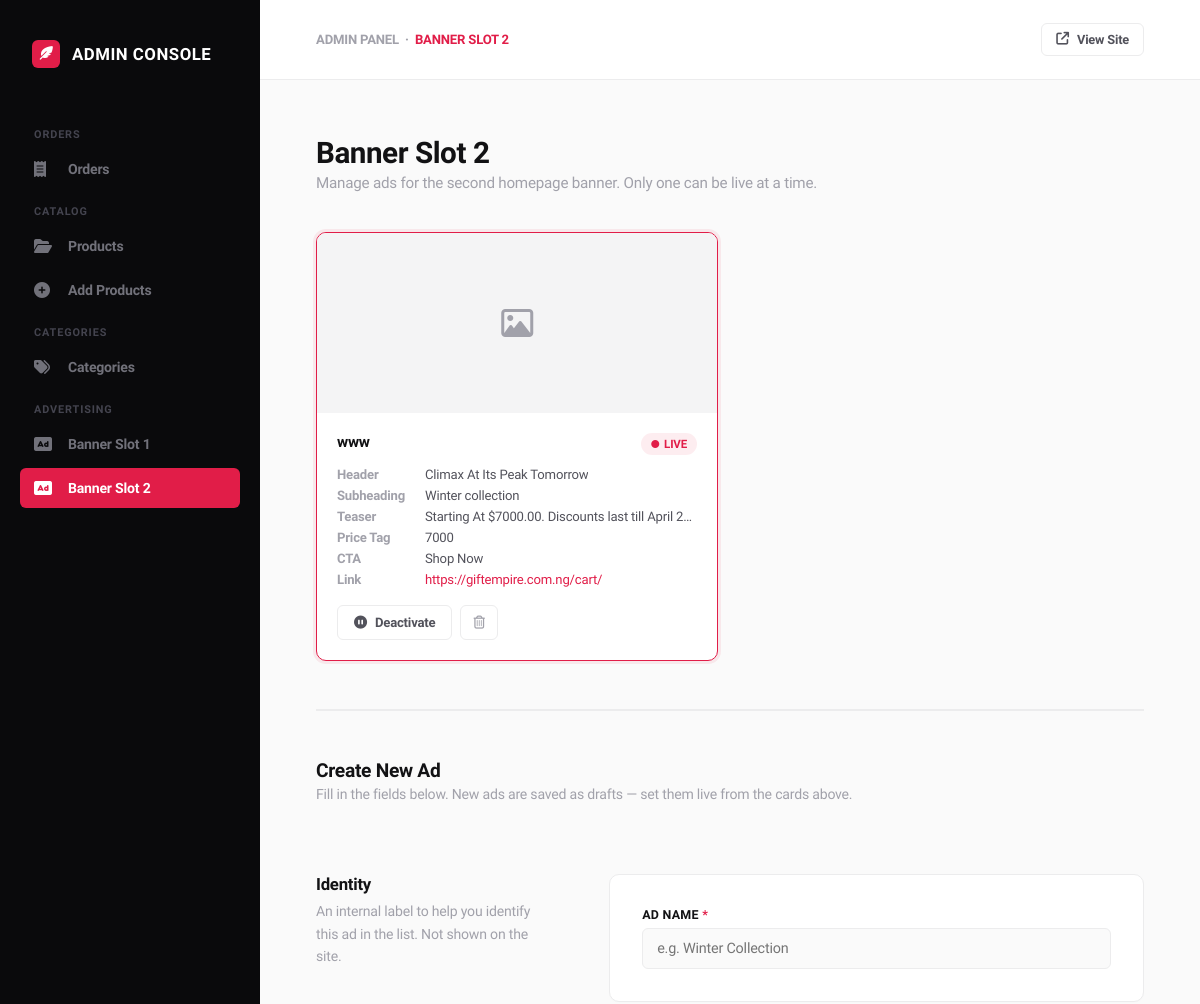
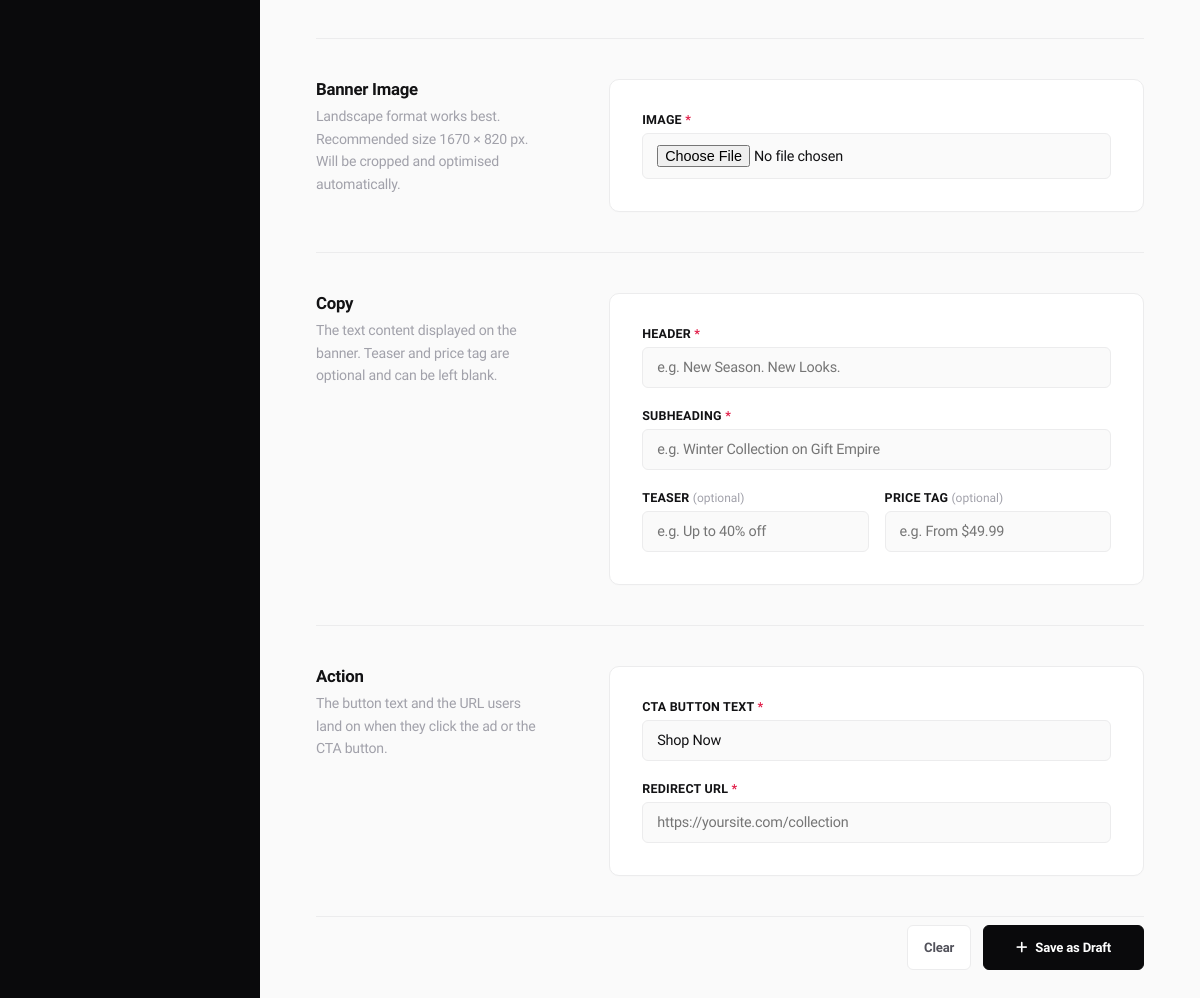
Screenshot of /banner-ads-2/ (signed in) with the database file from the repository (2 pictures, top to bottom).
### ecommerce/models.py (models this page shows, shortened)
class BannerAd2(models.Model):
    name = models.CharField(
        max_length=255,
        help_text="Internal label for this ad (not shown on site)"
    )
    image = CloudinaryField('image')
    header = models.CharField(max_length=255)
    subheading = models.CharField(max_length=255)
    teaser = models.CharField(max_length=255, blank=True)
    cta_text = models.CharField(max_length=100, default='Shop Now')
    price_tag = models.CharField(max_length=50, blank=True)
    redirect_url = models.URLField()
    is_active = models.BooleanField(default=False)
    created_at = models.DateTimeField(auto_now_add=True)
    updated_at = models.DateTimeField(auto_now=True)
    class Meta:
        ordering = ['-created_at']
        verbose_name = 'Banner Ad 2'
        verbose_name_plural = 'Banner Ads 2'
    @property
    def image_url(self):
        if self.image:
            return CloudinaryImage(str(self.image)).build_url(
                width=1670, height=820, crop='fill', format='webp', quality='auto'
            )
        return None

### ecommerce/views.py (the view, shortened to what this page needs)
# urls.py: path('banner-ads-2/', admin_banner_ads2, name='admin_banner_ads2'),
def admin_banner_ads2(request):
    if not request.user.is_superuser:
        messages.error(request, 'Access Denied')
        return redirect("ecommerce:home")
    ads = BannerAd2.objects.all()
    return render(request, 'Admin/admin_banner_ads2.html', {'ads': ads})

### cart/cart.py (called while the page is built)
    def total_quantities(self):
        total = 0
        for item in self.cart.values():
            if 'quantity' in item and 'quantity' in item['quantity']:
                total += item['quantity']['quantity']
        return total

### cart/context_processors.py (called while the page is built)
def cart_quantity(request):
    cart = Cart(request)
    return {'cart_qty': cart.total_quantities()}

### ecommerce/context_processors.py (called while the page is built, shortened)
def categories(request):
    active_children = Category.objects.filter(is_active=True)
    top_level = Category.objects.filter(
        parent=None,
        is_active=True
    ).prefetch_related(
        Prefetch('children', queryset=active_children)
    )
    return {'categories': top_level}

def currency(request):
    code = request.session.get('currency', 'NGN')
    rate = 1
    return {
        'current_currency': code,
        'current_currency_symbol': CURRENCY_SYMBOLS.get(code, '₦'),
        'current_currency_rate': rate,
    }

### templates/Admin/admin_banner_ads2.html (shortened to what this page needs)
{% load static %}
<!DOCTYPE html>
<html lang="en">
<head>
    <link rel="stylesheet" href="https://cdnjs.cloudflare.com/ajax/libs/font-awesome/6.4.0/css/all.min.css">
</head>
<body>
<aside class="sidebar" id="sidebar">
    <div class="brand-container">
        <div class="brand-logo"><i class="fa-solid fa-feather-pointed"></i></div>
        <div class="brand-name">Admin Console</div>
    </div>
    <ul class="nav-group" style="padding:0; list-style:none;">
        <div class="nav-label">Orders</div>
        <li>
            <a href="{% url 'ecommerce:admin_dashboard' %}?tab=orders" class="nav-item">
                <i class="fa-solid fa-receipt"></i> Orders
            </a>
        </li>
        <div class="nav-label">Catalog</div>
        <li>
            <a href="{% url 'ecommerce:admin_dashboard' %}?tab=products" class="nav-item">
                <i class="fa-solid fa-folder-open"></i> Products
            </a>
        </li>
        <li>
            <a href="{% url 'ecommerce:add_product' %}" class="nav-item">
                <i class="fa-solid fa-circle-plus"></i> Add Products
            </a>
        </li>
        <div class="nav-label">Categories</div>
        <li>
            <a href="{% url 'ecommerce:admin_dashboard' %}?tab=categories" class="nav-item">
                <i class="fa-solid fa-tags"></i> Categories
            </a>
        </li>
        <div class="nav-label">Advertising</div>
        <li>
            <a href="{% url 'ecommerce:admin_banner_ads' %}" class="nav-item">
                <i class="fa-solid fa-rectangle-ad"></i> Banner Slot 1
            </a>
        </li>
        <li>
            <a href="{% url 'ecommerce:admin_banner_ads2' %}" class="nav-item active">
                <i class="fa-solid fa-rectangle-ad"></i> Banner Slot 2
            </a>
        </li>
    </ul>
</aside>
<div class="main-wrapper">
    <header class="global-header">
        <div style="font-size:0.82rem; font-weight:700; color:var(--text-muted); text-transform:uppercase;">
            Admin Panel &nbsp;·&nbsp; <span style="color:var(--pink-accent);">Banner Slot 2</span>
        </div>
        <a href="{% url 'ecommerce:home' %}" class="action-btn action-btn-secondary" style="font-size:0.8rem; padding:8px 14px;">
            <i class="fa-solid fa-arrow-up-right-from-square"></i> View Site
        </a>
    </header>
    <main class="page-content">
        <div class="view-title-block">
            <h1>Banner Slot 2</h1>
            <p>Manage ads for the second homepage banner. Only one can be live at a time.</p>
        </div>
        {% if ads %}
        <div class="ads-grid">
            {% for ad in ads %}
            <div class="ad-card {% if ad.is_active %}is-live{% endif %}">
                {% if ad.image_url %}
                    <img class="ad-card-image" src="{{ ad.image_url }}" alt="{{ ad.header }}">
                {% else %}
                    <div class="ad-card-image-placeholder">
                        <i class="fa-regular fa-image"></i>
                    </div>
                {% endif %}
                <div class="ad-card-body">
                    <div class="ad-card-top">
                        <span class="ad-card-name">{{ ad.name }}</span>
                        {% if ad.is_active %}
                            <span class="status-pill pill-live"><i class="fa-solid fa-circle" style="font-size:0.5rem;"></i> Live</span>
                        {% else %}
                            <span class="status-pill pill-draft">Draft</span>
                        {% endif %}
                    </div>
                    <div class="ad-card-meta">
                        <div class="ad-meta-row">
                            <span class="ad-meta-label">Header</span>
                            <span class="ad-meta-value">{{ ad.header }}</span>
                        </div>
                        <div class="ad-meta-row">
                            <span class="ad-meta-label">Subheading</span>
                            <span class="ad-meta-value">{{ ad.subheading }}</span>
                        </div>
                        {% if ad.teaser %}
                        <div class="ad-meta-row">
                            <span class="ad-meta-label">Teaser</span>
                            <span class="ad-meta-value">{{ ad.teaser }}</span>
                        </div>
                        {% endif %}
                        {% if ad.price_tag %}
                        <div class="ad-meta-row">
                            <span class="ad-meta-label">Price Tag</span>
                            <span class="ad-meta-value">{{ ad.price_tag }}</span>
                        </div>
                        {% endif %}
                        <div class="ad-meta-row">
                            <span class="ad-meta-label">CTA</span>
                            <span class="ad-meta-value">{{ ad.cta_text }}</span>
                        </div>
                        <div class="ad-meta-row">
                            <span class="ad-meta-label">Link</span>
                            <span class="ad-meta-value" style="color:var(--pink-accent);">{{ ad.redirect_url }}</span>
                        </div>
                    </div>
                    <div class="ad-card-actions">
                        {% if not ad.is_active %}
                        <form method="POST" style="display:contents;">
                            {% csrf_token %}
                            <input type="hidden" name="action" value="set_live">
                            <input type="hidden" name="ad_id" value="{{ ad.id }}">
                            <button type="submit" class="action-btn action-btn-primary">
                                <i class="fa-solid fa-circle-play"></i> Set Live
                            </button>
                        </form>
                        {% else %}
                        <form method="POST" style="display:contents;">
                            <button type="submit" class="action-btn action-btn-secondary">
                                <i class="fa-solid fa-circle-pause"></i> Deactivate
                            </button>
                        </form>
                        {% endif %}
                        <button class="action-btn action-btn-ghost"
                                onclick="confirmDelete({{ ad.id }}, '{{ ad.name|escapejs }}')">
                            <i class="fa-regular fa-trash-can"></i>
                        </button>
                    </div>
                </div>
            </div>
            {% endfor %}
        </div>
        {% else %}
        <div class="empty-state" style="margin-bottom:48px;">
            <i class="fa-solid fa-rectangle-ad"></i>
            <h3>No banner ads yet</h3>
            <p>Create your first ad below and set it live when ready.</p>
        </div>
        {% endif %}
        <hr class="section-divider">
        <div class="create-section-header">
            <div>
                <h2>Create New Ad</h2>
                <p style="font-size:0.88rem; color:var(--text-muted); margin-top:4px;">Fill in the fields below. New ads are saved as drafts — set them live from the cards above.</p>
            </div>
        </div>
        <form method="POST" enctype="multipart/form-data" action="{% url 'ecommerce:admin_banner_ads2' %}">
            <div class="sectioned-form-block">
                <div class="form-explanation-side">
                    <h3>Identity</h3>
                    <p>An internal label to help you identify this ad in the list. Not shown on the site.</p>
                </div>
                <div class="form-card-side">
                    <div class="input-wrapper">
                        <label>Ad Name <span style="color:var(--pink-accent);">*</span></label>
                        <input type="text" name="name" class="form-input-element" placeholder="e.g. Winter Collection" required>
                    </div>
                </div>
            </div>
            <div class="sectioned-form-block">
                <div class="form-explanation-side">
                    <h3>Banner Image</h3>
                    <p>Landscape format works best. Recommended size 1670 × 820 px. Will be cropped and optimised automatically.</p>
                </div>
                <div class="form-card-side">
                    <div class="input-wrapper">
                        <label>Image <span style="color:var(--pink-accent);">*</span></label>
                        <input type="file" name="image" class="form-input-element" accept="image/*"
                               id="banner-image-input" onchange="previewBannerImage(event)" required>
                    </div>
                </div>
            </div>
            <div class="sectioned-form-block">
                <div class="form-explanation-side">
                    <h3>Copy</h3>
                    <p>The text content displayed on the banner. Teaser and price tag are optional and can be left blank.</p>
                </div>
                <div class="form-card-side">
                    <div class="input-wrapper">
                        <label>Header <span style="color:var(--pink-accent);">*</span></label>
                        <input type="text" name="header" class="form-input-element" placeholder="e.g. New Season. New Looks." required>
                    </div>
                    <div class="input-wrapper">
                        <label>Subheading <span style="color:var(--pink-accent);">*</span></label>
                        <input type="text" name="subheading" class="form-input-element" placeholder="e.g. Winter Collection on Gift Empire" required>
                    </div>
                    <div class="input-row">
                        <div class="input-wrapper">
                            <label>Teaser <span class="input-hint">(optional)</span></label>
                            <input type="text" name="teaser" class="form-input-element" placeholder="e.g. Up to 40% off">
                        </div>
                        <div class="input-wrapper">
                            <label>Price Tag <span class="input-hint">(optional)</span></label>
                            <input type="text" name="price_tag" class="form-input-element" placeholder="e.g. From $49.99">
                        </div>
                    </div>
                </div>
            </div>
            <div class="sectioned-form-block">
                <div class="form-explanation-side">
                    <h3>Action</h3>
                    <p>The button text and the URL users land on when they click the ad or the CTA button.</p>
                </div>
                <div class="form-card-side">
                    <div class="input-wrapper">
                        <label>CTA Button Text <span style="color:var(--pink-accent);">*</span></label>
                        <input type="text" name="cta_text" class="form-input-element" placeholder="e.g. SHOP NOW!" value="Shop Now" required>
                    </div>
                    <div class="input-wrapper">
                        <label>Redirect URL <span style="color:var(--pink-accent);">*</span></label>
                        <input type="url" name="redirect_url" class="form-input-element" placeholder="https://yoursite.com/collection" required>
                    </div>
                </div>
            </div>
            <div style="display:flex; justify-content:flex-end; margin-top:8px; gap:12px;">
                <button type="reset" class="action-btn action-btn-secondary">Clear</button>
                <button type="submit" class="action-btn action-btn-primary" style="padding:14px 32px;">
                    <i class="fa-solid fa-plus"></i> Save as Draft
                </button>
            </div>
        </form>
    </main>
</div>
</body>
</html>

### rows the page displays
BannerAd2: name "www", is_active True (drawn), header "Climax At Its Peak Tomorrow", subheading "Winter collection", teaser "Starting At $7000.00. Discounts last till April 2…", price_tag "7000", cta_text "Shop Now", redirect_url "https://giftempire.com.ng/cart/"
